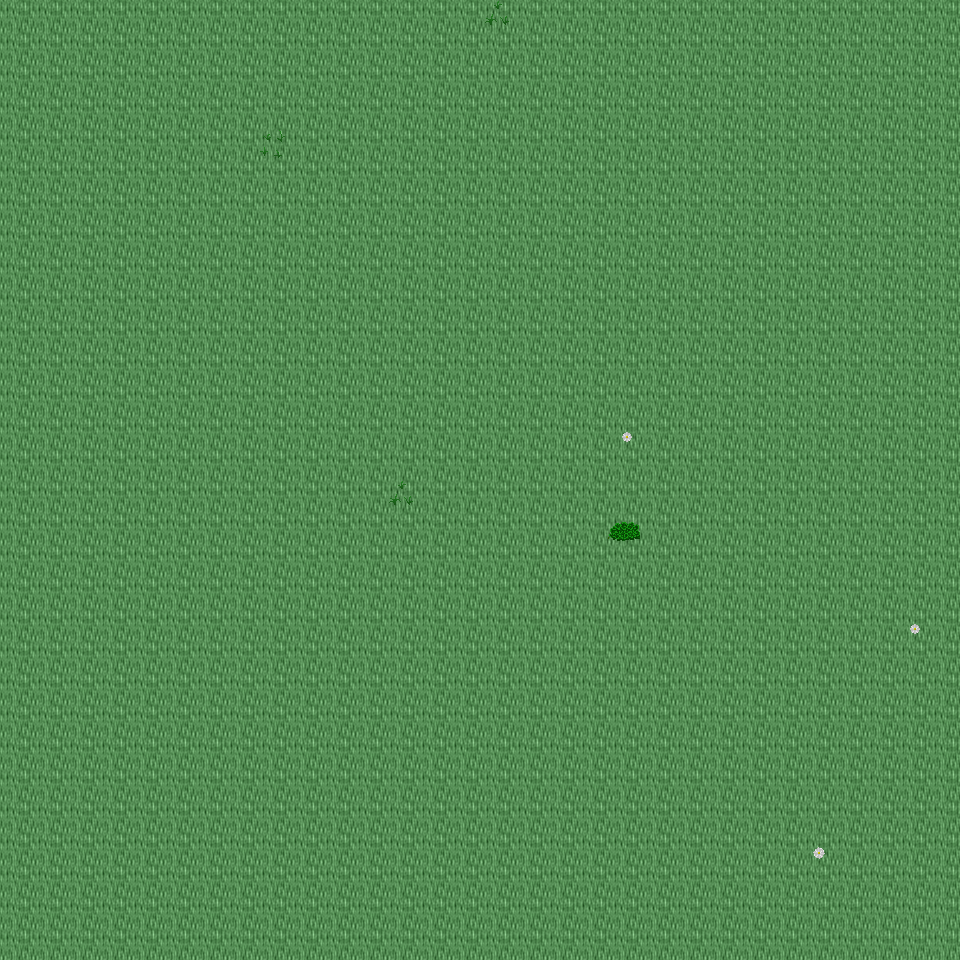

Rendered tile map (Tiled .tmx) drawn with the repository's tilesets; below, a short description and the map source with its tile grids summarised:
An orthogonal 30x30 tile map with 32x32 px tiles, 6 tile layers (Ground, Object, Object2, Above, ...), 23 tilesets and 3 objects (3x mapExit).

<map version="1.0" orientation="orthogonal" renderorder="right-down" width="30" height="30" tilewidth="32" tileheight="32" nextobjectid="4">
  <tileset firstgid="1" name="tileset_ground_ground" tilewidth="32" tileheight="32" tilecount="33" columns="3">
    <image source="../drawable/tileset_ground_ground.png" width="96" height="352" />
  </tileset>
  <tileset firstgid="34" name="tileset_ground_ridge_earth_dark" tilewidth="32" tileheight="32" tilecount="96" columns="12">
    <image source="../drawable/tileset_ground_ridge_earth_dark.png" width="384" height="256" />
  </tileset>
  <tileset firstgid="130" name="tileset_plant_flower_daisy_white" tilewidth="32" tileheight="32" tilecount="8" columns="2">
    <image source="../drawable/tileset_plant_flower_daisy_white.png" width="64" height="128" />
  </tileset>
  <tileset firstgid="138" name="tileset_plant_grasses" tilewidth="32" tileheight="32" tilecount="6" columns="3">
    <image source="../drawable/tileset_plant_grasses.png" width="96" height="64" />
  </tileset>
  <tileset firstgid="144" name="tileset_plant_tree_tree_fluffy" tilewidth="32" tileheight="32" tilecount="12" columns="4">
    <image source="../drawable/tileset_plant_tree_tree_fluffy.png" width="128" height="96" />
  </tileset>
  <tileset firstgid="156" name="tileset_plant_bush_bushes" tilewidth="32" tileheight="32" tilecount="10" columns="5">
    <image source="../drawable/tileset_plant_bush_bushes.png" width="160" height="64" />
  </tileset>
  <tileset firstgid="166" name="tileset_logic_portal" tilewidth="32" tileheight="32" tilecount="24" columns="8">
    <image source="../drawable/tileset_logic_portal.png" width="256" height="96" />
  </tileset>
  <tileset firstgid="190" name="tileset_logic_collision" tilewidth="32" tileheight="32" tilecount="1" columns="1">
    <image source="../drawable/tileset_logic_collision.png" width="32" height="32" />
  </tileset>
  <tileset firstgid="191" name="tileset_logic_creature_animal" tilewidth="32" tileheight="32" tilecount="32" columns="8">
    <image source="../drawable/tileset_logic_creature_animal.png" width="256" height="128" />
  </tileset>
  <tileset firstgid="223" name="tileset_ground_dry_grass" tilewidth="32" tileheight="32" tilecount="54" columns="9">
    <image source="../drawable/tileset_ground_dry_grass.png" width="288" height="192" />
  </tileset>
  <tileset firstgid="277" name="tileset_ground_earth_edges" tilewidth="32" tileheight="32" tilecount="18" columns="6">
    <image source="../drawable/tileset_ground_earth_edges.png" width="192" height="96" />
  </tileset>
  <tileset firstgid="295" name="tileset_ground_grass_corners" tilewidth="32" tileheight="32" tilecount="24" columns="6">
    <image source="../drawable/tileset_ground_grass_corners.png" width="192" height="128" />
  </tileset>
  <tileset firstgid="319" name="tileset_plant_tree_evergreen" tilewidth="32" tileheight="32" tilecount="36" columns="3">
    <image source="../drawable/tileset_plant_tree_evergreen.png" width="96" height="384" />
  </tileset>
  <tileset firstgid="355" name="tileset_plant_tree_tree_darkgreen" tilewidth="32" tileheight="32" tilecount="88" columns="8">
    <image source="../drawable/tileset_plant_tree_tree_darkgreen.png" width="256" height="352" />
  </tileset>
  <tileset firstgid="443" name="tileset_building_decoration_rocks" tilewidth="32" tileheight="32" tilecount="6" columns="3">
    <image source="../drawable/tileset_building_decoration_rocks.png" width="96" height="64" />
  </tileset>
  <tileset firstgid="449" name="tileset_plant_stump_stump_pale_brown" tilewidth="32" tileheight="32" tilecount="4" columns="2">
    <image source="../drawable/tileset_plant_stump_stump_pale_brown.png" width="64" height="64" />
  </tileset>
  <tileset firstgid="453" name="tileset_plant_stump_int_small_stump_2" tilewidth="32" tileheight="32" tilecount="1" columns="1">
    <image source="../drawable/tileset_plant_stump_int_small_stump_2.png" width="32" height="32" />
  </tileset>
  <tileset firstgid="454" name="tileset_ground_rock_pebbles" tilewidth="32" tileheight="32" tilecount="3" columns="1">
    <image source="../drawable/tileset_ground_rock_pebbles.png" width="32" height="96" />
  </tileset>
  <tileset firstgid="457" name="tileset_plant_bush_bush_mult_colored" tilewidth="32" tileheight="32" tilecount="6" columns="3">
    <image source="../drawable/tileset_plant_bush_bush_mult_colored.png" width="96" height="64" />
  </tileset>
  <tileset firstgid="463" name="tileset_plant_tree_umbrella_thorn" tilewidth="32" tileheight="32" tilecount="18" columns="6">
    <image source="../drawable/tileset_plant_tree_umbrella_thorn.png" width="192" height="96" />
  </tileset>
  <tileset firstgid="481" name="tileset_logic_item_fruits" tilewidth="32" tileheight="32" tilecount="16" columns="8">
    <image source="../drawable/tileset_logic_item_fruits.png" width="256" height="64" />
  </tileset>
  <tileset firstgid="497" name="tileset_building_house_3" tilewidth="32" tileheight="32" tilecount="48" columns="6">
    <image source="../drawable/tileset_building_house_3.png" width="192" height="256" />
  </tileset>
  <tileset firstgid="545" name="tileset_logic_creature_mutant" tilewidth="32" tileheight="32" tilecount="7" columns="7">
    <image source="../drawable/tileset_logic_creature_mutant.png" width="224" height="32" />
  </tileset>
  <layer name="Ground" width="30" height="30">
    <data>[900 cells, 900 non-empty, 1 distinct tile ids]</data>
  </layer>
  <layer name="Object" width="30" height="30">
    <data>[900 cells, 7 non-empty, 5 distinct tile ids]</data>
  </layer>
  <layer name="Object2" width="30" height="30">
    <data>[900 cells, 0 non-empty, 0 distinct tile ids]</data>
  </layer>
  <layer name="Above" width="30" height="30">
    <data>[900 cells, 0 non-empty, 0 distinct tile ids]</data>
  </layer>
  <layer name="Above2" width="30" height="30">
    <data>[900 cells, 0 non-empty, 0 distinct tile ids]</data>
  </layer>
  <layer name="Walkable" width="30" height="30">
    <data>[900 cells, 0 non-empty, 0 distinct tile ids]</data>
  </layer>
  <objectgroup name="MapEvents">
    <object id="1" name="north" type="mapExit" x="0" y="0" width="960" height="32">
      <properties>
        <property name="map" value="level_0_x153_y26" />
        <property name="x" value="0" />
        <property name="y" value="28" />
      </properties>
    </object>
    <object id="2" name="south" type="mapExit" x="0" y="928" width="960" height="32">
      <properties>
        <property name="map" value="level_0_x153_y28" />
        <property name="x" value="0" />
        <property name="y" value="1" />
      </properties>
    </object>
    <object id="3" name="east" type="mapExit" x="928" y="0" width="32" height="960">
      <properties>
        <property name="map" value="level_0_x154_y27" />
        <property name="x" value="1" />
        <property name="y" value="0" />
      </properties>
    </object>
  </objectgroup>
</map>
